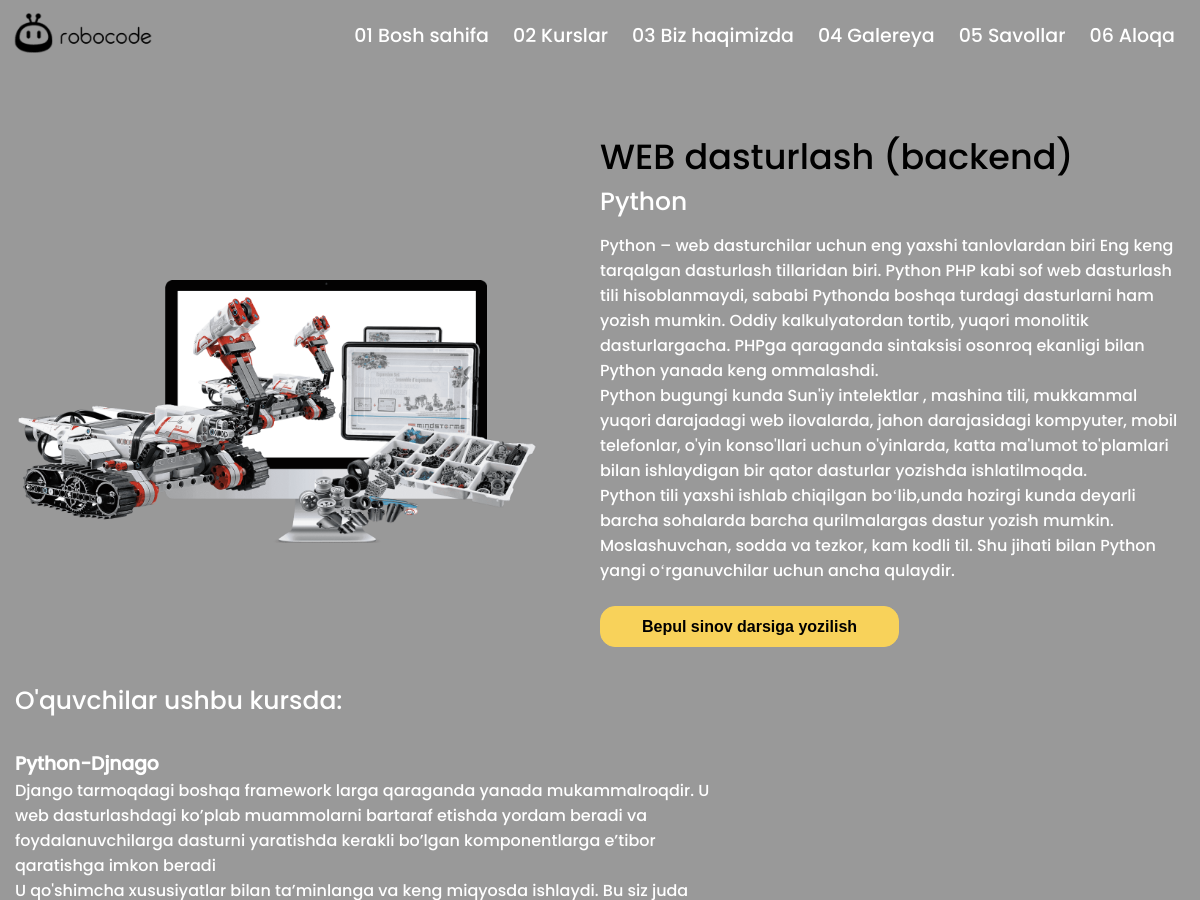
Before: /course/web-dasturlash-backend/ (upper part) with the older database file.
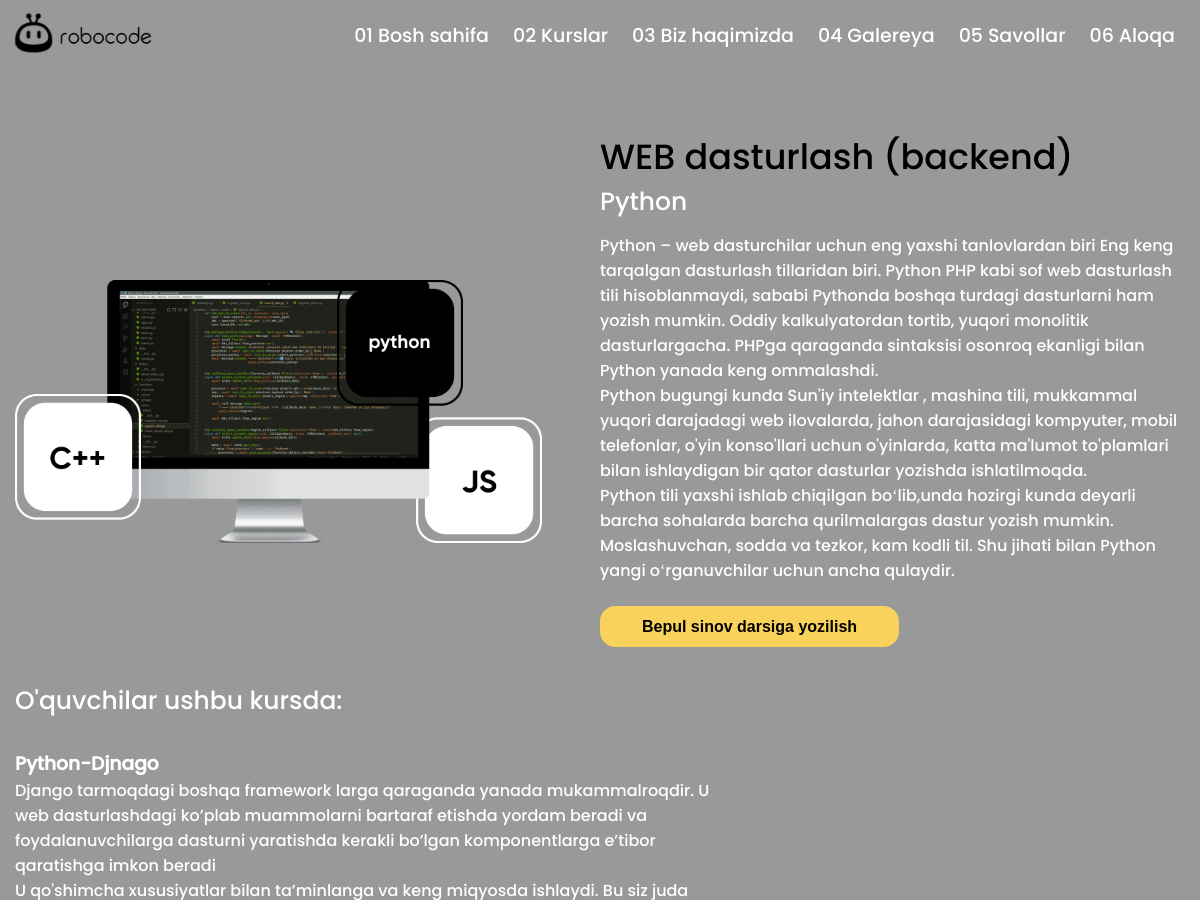
After: the same page with the newer database file.
### main/models.py (models this page shows, shortened)
class Course(models.Model):
    name = models.CharField("Kurs nomi", max_length=100)
    slug = models.SlugField()
    img = models.ImageField(upload_to="courses/")
    sub_title = models.CharField("Kurs nomi pasiga so'z ixtiyoriy", max_length=100, blank=True)
    about1 = RichTextField("Kurs haqida 1")
    about2 = RichTextField("Kurs haqida 2 ixtiyoriy", blank=True)
    to_students_title = models.CharField("O'quvchilar uchun matn sarlavhasi ixtiyoriy", max_length=100, blank=True)
    to_students_text = RichTextField("O'quvchilar uchun matn asosiy ixtiyoriy", blank=True)
    course_date = models.CharField("Kurs davom etish vaqti", max_length=200)
    date = models.DateTimeField(auto_now_add=True)
    class Meta:
        ordering = ['-id']

### main/views.py (the view)
# urls.py: path('course/<slug:slug>/', views.detail, name="detail"),
def detail(request, slug):
    context = {
        "course": Course.objects.get(slug=slug),
    }
    return render(request, 'detail.html', context)

### main/context_pro.py (called while the page is built)
def course(request):
    context = {
        "courses": Course.objects.all()
    }
    return context

### templates/detail.html (shortened to what this page needs)
{% extends 'base/base.html' %}
{% block link %}
<link rel="stylesheet" type="text/css" href="/static/css/main/detail/detail.css">
{% endblock %}
{% block content %}
<main>
    <article class="detail_course">
        <section class="container_lg">
            <div class="corse_title">
                <p>{{course.name}}</p>
            </div>
            <div class="course_container">
                <div class="course_img">
                    <a>
                        <img src="{{course.img.url}}" alt="{{course.name}}">
                    </a>
                </div>
                <div class="course_texts">
                    <div class="course_sub_titile course_text_size2">
                        <p>{{course.sub_title|safe}}</p>
                    </div>
                    <div class="about_course course_text_size1">
                        <p>
                            {{course.about1|safe}}
                        </p>
                    </div>
                    <div class="sign_up_btn">
                        <a onclick="openModal()">
                            <button class="course_text_size1">Bepul sinov darsiga yozilish</button>
                        </a>
                    </div>
                </div>
            </div>
            <div class="about_sub_block">
                <div class="about_sub_title course_text_size2">
                    <p>{{course.to_students_title}}</p>
                </div>
                <div class="about_sub_about course_text_size1">
                    <p>{{course.to_students_text|safe}}</p>
                </div>
            </div>
        </section>
    </article>
</main>
{% endblock %}

### templates/base/base.html (shortened to what this page needs)
{% load static %}
<!DOCTYPE html>
<html lang="en">
<head>
	<link rel="stylesheet" type="text/css" href="/static/css/custom/custom.css">
	{% block link %}
	{% endblock %}
</head>
<body>
	<header>
		<section class="section_navbar">
			<div class="container_lg height-100">
				<nav class="navbar">
					<div class="navbar_left">
						<div class="robocode_logo">
							<a href="{% url 'main:home' %}">
								<img src="/static/images/mainpage/header/robocode.png" alt="">
							</a>
						</div>
					</div>
					<div class="navbar_right">
						<ul>
							<li>
								<a href="{% url 'main:home' %}">01 Bosh sahifa</a>
							</li>
							<li>
								<a href="{% url 'main:home' %}#courses">02 Kurslar</a>
							</li>
							<li>
								<a href="{% url 'main:home' %}#robocode_gr">03 Biz haqimizda</a>
							</li>
							<li>
								<a href="{% url 'main:gallery' %}">04 Galereya</a>
							</li>
							<li>
								<a href="{% url 'main:home' %}#asks">05 Savollar</a>
							</li>
							<li>
								<a href="{% url 'main:home' %}#connect">06 Aloqa</a>
							</li>
						</ul>
					</div>
				</nav>
			</div>
		</section>
	</header>
	{% block content %}
	{% endblock %}
</body>
</html>

### staticfiles/css/custom/custom.css (style rules this page uses)
html { scroll-behavior: smooth; }
body { width:100%; height:auto; background-color:#999999; }
* { box-sizing: border-box; }
body,header,main,footer,section,div { width:100%; height:auto; }
body,h1,h2,h3,h4,h5,h6,p,section,div { margin:0 ; padding:0; }
button,input,select { outline:none; cursor: pointer; }
a { cursor: pointer; text-decoration: none; color: inherit; }
ul,li { margin:0; padding:0; list-style: none; }
.container_lg, .container_md, .container_sm { width: 100%; padding-left: 15px; padding-right: 15px; margin-left: auto; margin-right: auto; height: auto; }
.height-100 { height: 100%; }
.section_navbar { width:100%; height:70px; background-color: #999999; transition-property: top; transition-duration: 0.8s; transition-timing-function: ease; z-index:2 !important; }
.navbar { display: flex; justify-content: space-between; align-items: center; height: 100%; }
.navbar_left,.navbar_right { width: auto; }
.robocode_logo a img { width:150px; margin-left:-5%; transition-property: transform; transition-duration: 0.5s; transition-timing-function: ease; }
.navbar_right ul li { display: inline-block; color: white; font-family: robocode; font-size:20px; transition-property: color; transition-duration:0.5s; transition-timing-function: ease; }
.navbar_right ul li a { padding:8px 12px; }
@media (max-width: 1300px) { .navbar_right ul li { font-size:19px; } }
@media (max-width: 1300px) { .navbar_right ul li a { padding:7px 10px; } }
@media (min-width: 576px) { .container_lg { max-width: 720px; } }
@media (min-width: 768px) { .container_lg { max-width: 930px; } }
@media (min-width: 992px) { .container_lg { max-width: 1110px; } }
@media (min-width: 1200px) { .container_lg { max-width: 1300px; } }

### staticfiles/css/main/detail/detail.css (style rules this page uses)
.detail_course { padding:5% 0% 3% 0%; font-family: robocode; }
.corse_title { width: 50%; float: right; font-size: 45px; }
.course_container { display: flex; align-items: center; }
.course_img,.course_texts { width: 50%; color:#fff; }
.course_img { padding-right: 5%; }
.course_img a img { width: 100%; }
.about_course { margin:2% 0% 4% 0%; }
.sign_up_btn a button { border: none; padding:1.8% 7%; background-color: #F8D25A; color:#000; border-radius:15px; border:1px solid #F8D25A; font-weight: bolder; transition-property:background-color,border, color; transition-duration:0.5s; transition-timing-function: ease; }
.about_sub_block { margin-top:3%; }
.about_sub_title,.about_sub_about { color: #fff; padding-right:40%; }
.course_text_size1 { font-size:18px; }
.course_text_size2 { font-size:30px; }
@media (max-width: 1300px) { .corse_title { font-size:35px; } }
@media (max-width: 1300px) { .course_text_size1 { font-size:16px; } }
@media (max-width: 1300px) { .course_text_size2 { font-size:25px; } }

Changed rows visible on the page:
changed Course "WEB dasturlash (backend)": img: a different picture
